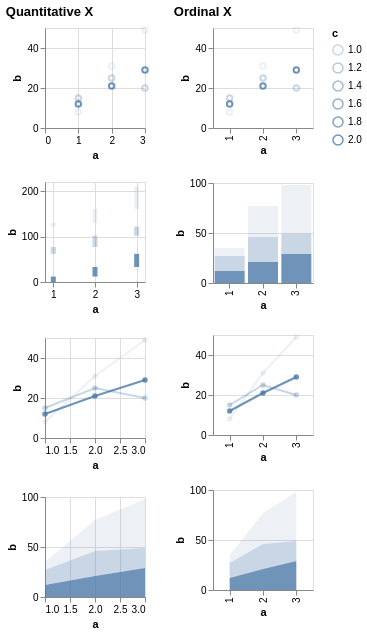

Vega-Lite specification for this chart:
### Vega specification from a JSON file in a GitHub repository (floating-point values rounded to 4 significant figures)
{"$schema": "https://vega.github.io/schema/vega/v6.json", "description": "Testing invalid", "background": "white", "padding": 5, "data": [{"name": "source_0", "values": [{"a": 1, "b": 15, "c": 1}, {"a": 2, "b": 25, "c": 1}, {"a": 3, "b": 20, "c": 1}, {"a": 1, "b": 12, "c": 2}, {"a": 2, "b": 21, "c": 2}, {"a": 3, "b": 29, "c": 2}, {"a": 1, "b": 8, "c": null}, {"a": 2, "b": 31, "c": null}, {"a": 3, "b": 49, "c": null}]}, {"name": "data_0", "source": "source_0", "transform": [{"type": "formula", "expr": "toNumber(datum[\"a\"])", "as": "a"}]}, {"name": "data_1", "source": "data_0", "transform": [{"type": "filter", "expr": "isValid(datum[\"a\"]) && isFinite(+datum[\"a\"]) && isValid(datum[\"b\"]) && isFinite(+datum[\"b\"])"}]}, {"name": "data_2", "source": "data_0", "transform": [{"type": "stack", "groupby": [], "field": "b", "sort": {"field": ["c"], "order": ["descending"]}, "as": ["b_start", "b_end"], "offset": "zero"}, {"type": "filter", "expr": "isValid(datum[\"a\"]) && isFinite(+datum[\"a\"]) && isValid(datum[\"b\"]) && isFinite(+datum[\"b\"])"}]}, {"name": "data_3", "source": "data_0", "transform": [{"type": "impute", "field": "b", "groupby": ["c"], "key": "a", "method": "value", "value": 0}, {"type": "stack", "groupby": ["a"], "field": "b", "sort": {"field": ["c"], "order": ["descending"]}, "as": ["b_start", "b_end"], "offset": "zero"}, {"type": "filter", "expr": "isValid(datum[\"a\"]) && isFinite(+datum[\"a\"]) && isValid(datum[\"b\"]) && isFinite(+datum[\"b\"])"}]}, {"name": "data_4", "source": "data_0", "transform": [{"type": "filter", "expr": "isValid(datum[\"b\"]) && isFinite(+datum[\"b\"])"}]}, {"name": "data_5", "source": "data_0", "transform": [{"type": "stack", "groupby": ["a"], "field": "b", "sort": {"field": ["c"], "order": ["descending"]}, "as": ["b_start", "b_end"], "offset": "zero"}, {"type": "filter", "expr": "isValid(datum[\"b\"]) && isFinite(+datum[\"b\"])"}]}, {"name": "data_6", "source": "data_0", "transform": [{"type": "impute", "field": "b", "groupby": ["c"], "key": "a", "method": "value", "value": 0}, {"type": "stack", "groupby": ["a"], "field": "b", "sort": {"field": ["c"], "order": ["descending"]}, "as": ["b_start", "b_end"], "offset": "zero"}, {"type": "filter", "expr": "isValid(datum[\"b\"]) && isFinite(+datum[\"b\"])"}]}], "signals": [{"name": "childWidth", "value": 100}, {"name": "concat_0_childHeight", "value": 100}, {"name": "concat_1_childHeight", "value": 100}], "layout": {"padding": 20, "bounds": "full", "align": "each"}, "marks": [{"type": "group", "name": "concat_0_group", "title": {"text": "Quantitative X", "anchor": "start"}, "layout": {"padding": 20, "columns": 1, "bounds": "full", "align": "each"}, "marks": [{"type": "group", "name": "concat_0_concat_0_group", "style": "cell", "encode": {"update": {"width": {"signal": "childWidth"}, "height": {"signal": "concat_0_childHeight"}}}, "marks": [{"name": "concat_0_concat_0_marks", "type": "symbol", "style": ["point"], "from": {"data": "data_1"}, "encode": {"update": {"opacity": [{"test": "!isValid(datum[\"c\"]) || !isFinite(+datum[\"c\"])", "value": 0.1}, {"scale": "opacity", "field": "c"}], "fill": {"value": "transparent"}, "stroke": {"value": "#4c78a8"}, "tooltip": {"signal": "{\"a\": format(datum[\"a\"], \"\"), \"b\": format(datum[\"b\"], \"\"), \"c\": format(datum[\"c\"], \"\")}"}, "ariaRoleDescription": {"value": "point"}, "description": {"signal": "\"a: \" + (format(datum[\"a\"], \"\")) + \"; b: \" + (format(datum[\"b\"], \"\")) + \"; c: \" + (format(datum[\"c\"], \"\"))"}, "x": {"scale": "concat_0_concat_0_x", "field": "a"}, "y": {"scale": "concat_0_concat_0_y", "field": "b"}}}}], "axes": [{"scale": "concat_0_concat_0_x", "orient": "bottom", "gridScale": "concat_0_concat_0_y", "grid": true, "tickCount": {"signal": "ceil(childWidth/40)"}, "domain": false, "labels": false, "aria": false, "maxExtent": 0, "minExtent": 0, "ticks": false, "zindex": 0}, {"scale": "concat_0_concat_0_y", "orient": "left", "gridScale": "concat_0_concat_0_x", "grid": true, "tickCount": {"signal": "ceil(concat_0_childHeight/40)"}, "domain": false, "labels": false, "aria": false, "maxExtent": 0, "minExtent": 0, "ticks": false, "zindex": 0}, {"scale": "concat_0_concat_0_x", "orient": "bottom", "grid": false, "title": "a", "labelFlush": true, "labelOverlap": true, "tickCount": {"signal": "ceil(childWidth/40)"}, "zindex": 0}, {"scale": "concat_0_concat_0_y", "orient": "left", "grid": false, "title": "b", "labelOverlap": true, "tickCount": {"signal": "ceil(concat_0_childHeight/40)"}, "zindex": 0}]}, {"type": "group", "name": "concat_0_concat_1_group", "style": "cell", "encode": {"update": {"width": {"signal": "childWidth"}, "height": {"signal": "concat_0_childHeight"}}}, "marks": [{"name": "concat_0_concat_1_marks", "type": "rect", "style": ["bar"], "from": {"data": "data_2"}, "encode": {"update": {"fill": {"value": "#4c78a8"}, "opacity": [{"test": "!isValid(datum[\"c\"]) || !isFinite(+datum[\"c\"])", "value": 0.1}, {"scale": "opacity", "field": "c"}], "tooltip": {"signal": "{\"a\": format(datum[\"a\"], \"\"), \"b\": format(datum[\"b\"], \"\"), \"c\": format(datum[\"c\"], \"\")}"}, "ariaRoleDescription": {"value": "bar"}, "description": {"signal": "\"a: \" + (format(datum[\"a\"], \"\")) + \"; b: \" + (format(datum[\"b\"], \"\")) + \"; c: \" + (format(datum[\"c\"], \"\"))"}, "xc": {"scale": "concat_0_concat_1_x", "field": "a"}, "width": {"value": 5}, "y": {"scale": "concat_0_concat_1_y", "field": "b_end"}, "y2": {"scale": "concat_0_concat_1_y", "field": "b_start"}}}}], "axes": [{"scale": "concat_0_concat_1_x", "orient": "bottom", "gridScale": "concat_0_concat_1_y", "grid": true, "tickCount": {"signal": "ceil(childWidth/40)"}, "domain": false, "labels": false, "aria": false, "maxExtent": 0, "minExtent": 0, "ticks": false, "zindex": 0}, {"scale": "concat_0_concat_1_y", "orient": "left", "gridScale": "concat_0_concat_1_x", "grid": true, "tickCount": {"signal": "ceil(concat_0_childHeight/40)"}, "domain": false, "labels": false, "aria": false, "maxExtent": 0, "minExtent": 0, "ticks": false, "zindex": 0}, {"scale": "concat_0_concat_1_x", "orient": "bottom", "grid": false, "title": "a", "labelFlush": true, "labelOverlap": true, "tickCount": {"signal": "ceil(childWidth/40)"}, "zindex": 0}, {"scale": "concat_0_concat_1_y", "orient": "left", "grid": false, "title": "b", "labelOverlap": true, "tickCount": {"signal": "ceil(concat_0_childHeight/40)"}, "zindex": 0}]}, {"type": "group", "name": "concat_0_concat_2_group", "style": "cell", "encode": {"update": {"width": {"signal": "childWidth"}, "height": {"signal": "concat_0_childHeight"}}}, "marks": [{"name": "concat_0_concat_2_layer_0_pathgroup", "type": "group", "from": {"facet": {"name": "faceted_path_concat_0_concat_2_layer_0_main", "data": "data_1", "groupby": ["c"]}}, "encode": {"update": {"width": {"field": {"group": "width"}}, "height": {"field": {"group": "height"}}}}, "marks": [{"name": "concat_0_concat_2_layer_0_marks", "type": "line", "style": ["line"], "sort": {"field": "x"}, "from": {"data": "faceted_path_concat_0_concat_2_layer_0_main"}, "encode": {"update": {"stroke": {"value": "#4c78a8"}, "opacity": [{"test": "!isValid(datum[\"c\"]) || !isFinite(+datum[\"c\"])", "value": 0.1}, {"scale": "opacity", "field": "c"}], "tooltip": {"signal": "{\"a\": format(datum[\"a\"], \"\"), \"b\": format(datum[\"b\"], \"\"), \"c\": format(datum[\"c\"], \"\")}"}, "description": {"signal": "\"a: \" + (format(datum[\"a\"], \"\")) + \"; b: \" + (format(datum[\"b\"], \"\")) + \"; c: \" + (format(datum[\"c\"], \"\"))"}, "x": {"scale": "concat_0_concat_2_x", "field": "a"}, "y": {"scale": "concat_0_concat_2_y", "field": "b"}}}}]}, {"name": "concat_0_concat_2_layer_1_marks", "type": "symbol", "style": ["point"], "from": {"data": "data_1"}, "encode": {"update": {"opacity": [{"test": "!isValid(datum[\"c\"]) || !isFinite(+datum[\"c\"])", "value": 0.1}, {"scale": "opacity", "field": "c"}], "fill": {"value": "#4c78a8"}, "tooltip": {"signal": "{\"a\": format(datum[\"a\"], \"\"), \"b\": format(datum[\"b\"], \"\"), \"c\": format(datum[\"c\"], \"\")}"}, "ariaRoleDescription": {"value": "point"}, "description": {"signal": "\"a: \" + (format(datum[\"a\"], \"\")) + \"; b: \" + (format(datum[\"b\"], \"\")) + \"; c: \" + (format(datum[\"c\"], \"\"))"}, "x": {"scale": "concat_0_concat_2_x", "field": "a"}, "y": {"scale": "concat_0_concat_2_y", "field": "b"}}}}], "axes": [{"scale": "concat_0_concat_2_x", "orient": "bottom", "gridScale": "concat_0_concat_2_y", "grid": true, "tickCount": {"signal": "ceil(childWidth/40)"}, "domain": false, "labels": false, "aria": false, "maxExtent": 0, "minExtent": 0, "ticks": false, "zindex": 0}, {"scale": "concat_0_concat_2_y", "orient": "left", "gridScale": "concat_0_concat_2_x", "grid": true, "tickCount": {"signal": "ceil(concat_0_childHeight/40)"}, "domain": false, "labels": false, "aria": false, "maxExtent": 0, "minExtent": 0, "ticks": false, "zindex": 0}, {"scale": "concat_0_concat_2_x", "orient": "bottom", "grid": false, "title": "a", "labelFlush": true, "labelOverlap": true, "tickCount": {"signal": "ceil(childWidth/40)"}, "zindex": 0}, {"scale": "concat_0_concat_2_y", "orient": "left", "grid": false, "title": "b", "labelOverlap": true, "tickCount": {"signal": "ceil(concat_0_childHeight/40)"}, "zindex": 0}]}, {"type": "group", "name": "concat_0_concat_3_group", "style": "cell", "encode": {"update": {"width": {"signal": "childWidth"}, "height": {"signal": "concat_0_childHeight"}}}, "marks": [{"name": "concat_0_concat_3_pathgroup", "type": "group", "from": {"facet": {"name": "faceted_path_concat_0_concat_3_main", "data": "data_3", "groupby": ["c"]}}, "encode": {"update": {"width": {"field": {"group": "width"}}, "height": {"field": {"group": "height"}}}}, "marks": [{"name": "concat_0_concat_3_marks", "type": "area", "style": ["area"], "sort": {"field": "x"}, "from": {"data": "faceted_path_concat_0_concat_3_main"}, "encode": {"update": {"orient": {"value": "vertical"}, "fill": {"value": "#4c78a8"}, "opacity": [{"test": "!isValid(datum[\"c\"]) || !isFinite(+datum[\"c\"])", "value": 0.1}, {"scale": "opacity", "field": "c"}], "tooltip": {"signal": "{\"a\": format(datum[\"a\"], \"\"), \"b\": format(datum[\"b\"], \"\"), \"c\": format(datum[\"c\"], \"\")}"}, "description": {"signal": "\"a: \" + (format(datum[\"a\"], \"\")) + \"; b: \" + (format(datum[\"b\"], \"\")) + \"; c: \" + (format(datum[\"c\"], \"\"))"}, "x": {"scale": "concat_0_concat_3_x", "field": "a"}, "y": {"scale": "concat_0_concat_3_y", "field": "b_end"}, "y2": {"scale": "concat_0_concat_3_y", "field": "b_start"}}}}]}], "axes": [{"scale": "concat_0_concat_3_x", "orient": "bottom", "gridScale": "concat_0_concat_3_y", "grid": true, "tickCount": {"signal": "ceil(childWidth/40)"}, "domain": false, "labels": false, "aria": false, "maxExtent": 0, "minExtent": 0, "ticks": false, "zindex": 0}, {"scale": "concat_0_concat_3_y", "orient": "left", "gridScale": "concat_0_concat_3_x", "grid": true, "tickCount": {"signal": "ceil(concat_0_childHeight/40)"}, "domain": false, "labels": false, "aria": false, "maxExtent": 0, "minExtent": 0, "ticks": false, "zindex": 0}, {"scale": "concat_0_concat_3_x", "orient": "bottom", "grid": false, "title": "a", "labelFlush": true, "labelOverlap": true, "tickCount": {"signal": "ceil(childWidth/40)"}, "zindex": 0}, {"scale": "concat_0_concat_3_y", "orient": "left", "grid": false, "title": "b", "labelOverlap": true, "tickCount": {"signal": "ceil(concat_0_childHeight/40)"}, "zindex": 0}]}]}, {"type": "group", "name": "concat_1_group", "title": {"text": "Ordinal X", "anchor": "start"}, "layout": {"padding": 20, "columns": 1, "bounds": "full", "align": "each"}, "marks": [{"type": "group", "name": "concat_1_concat_0_group", "style": "cell", "encode": {"update": {"width": {"signal": "childWidth"}, "height": {"signal": "concat_1_childHeight"}}}, "marks": [{"name": "concat_1_concat_0_marks", "type": "symbol", "style": ["point"], "from": {"data": "data_4"}, "encode": {"update": {"opacity": [{"test": "!isValid(datum[\"c\"]) || !isFinite(+datum[\"c\"])", "value": 0.1}, {"scale": "opacity", "field": "c"}], "fill": {"value": "transparent"}, "stroke": {"value": "#4c78a8"}, "tooltip": {"signal": "{\"a\": isValid(datum[\"a\"]) ? datum[\"a\"] : \"\"+datum[\"a\"], \"b\": format(datum[\"b\"], \"\"), \"c\": format(datum[\"c\"], \"\")}"}, "ariaRoleDescription": {"value": "point"}, "description": {"signal": "\"a: \" + (isValid(datum[\"a\"]) ? datum[\"a\"] : \"\"+datum[\"a\"]) + \"; b: \" + (format(datum[\"b\"], \"\")) + \"; c: \" + (format(datum[\"c\"], \"\"))"}, "x": {"scale": "concat_1_concat_0_x", "field": "a"}, "y": {"scale": "concat_1_concat_0_y", "field": "b"}}}}], "axes": [{"scale": "concat_1_concat_0_y", "orient": "left", "gridScale": "concat_1_concat_0_x", "grid": true, "tickCount": {"signal": "ceil(concat_1_childHeight/40)"}, "domain": false, "labels": false, "aria": false, "maxExtent": 0, "minExtent": 0, "ticks": false, "zindex": 0}, {"scale": "concat_1_concat_0_x", "orient": "bottom", "grid": false, "title": "a", "labelAlign": "right", "labelAngle": 270, "labelBaseline": "middle", "zindex": 0}, {"scale": "concat_1_concat_0_y", "orient": "left", "grid": false, "title": "b", "labelOverlap": true, "tickCount": {"signal": "ceil(concat_1_childHeight/40)"}, "zindex": 0}]}, {"type": "group", "name": "concat_1_concat_1_group", "style": "cell", "encode": {"update": {"width": {"signal": "childWidth"}, "height": {"signal": "concat_1_childHeight"}}}, "marks": [{"name": "concat_1_concat_1_marks", "type": "rect", "style": ["bar"], "from": {"data": "data_5"}, "encode": {"update": {"fill": {"value": "#4c78a8"}, "opacity": [{"test": "!isValid(datum[\"c\"]) || !isFinite(+datum[\"c\"])", "value": 0.1}, {"scale": "opacity", "field": "c"}], "tooltip": {"signal": "{\"a\": isValid(datum[\"a\"]) ? datum[\"a\"] : \"\"+datum[\"a\"], \"b\": format(datum[\"b\"], \"\"), \"c\": format(datum[\"c\"], \"\")}"}, "ariaRoleDescription": {"value": "bar"}, "description": {"signal": "\"a: \" + (isValid(datum[\"a\"]) ? datum[\"a\"] : \"\"+datum[\"a\"]) + \"; b: \" + (format(datum[\"b\"], \"\")) + \"; c: \" + (format(datum[\"c\"], \"\"))"}, "x": {"scale": "concat_1_concat_1_x", "field": "a"}, "width": {"signal": "max(0.25, bandwidth('concat_1_concat_1_x'))"}, "y": {"scale": "concat_1_concat_1_y", "field": "b_end"}, "y2": {"scale": "concat_1_concat_1_y", "field": "b_start"}}}}], "axes": [{"scale": "concat_1_concat_1_y", "orient": "left", "gridScale": "concat_1_concat_1_x", "grid": true, "tickCount": {"signal": "ceil(concat_1_childHeight/40)"}, "domain": false, "labels": false, "aria": false, "maxExtent": 0, "minExtent": 0, "ticks": false, "zindex": 0}, {"scale": "concat_1_concat_1_x", "orient": "bottom", "grid": false, "title": "a", "labelAlign": "right", "labelAngle": 270, "labelBaseline": "middle", "zindex": 0}, {"scale": "concat_1_concat_1_y", "orient": "left", "grid": false, "title": "b", "labelOverlap": true, "tickCount": {"signal": "ceil(concat_1_childHeight/40)"}, "zindex": 0}]}, {"type": "group", "name": "concat_1_concat_2_group", "style": "cell", "encode": {"update": {"width": {"signal": "childWidth"}, "height": {"signal": "concat_1_childHeight"}}}, "marks": [{"name": "concat_1_concat_2_layer_0_pathgroup", "type": "group", "from": {"facet": {"name": "faceted_path_concat_1_concat_2_layer_0_main", "data": "data_4", "groupby": ["c"]}}, "encode": {"update": {"width": {"field": {"group": "width"}}, "height": {"field": {"group": "height"}}}}, "marks": [{"name": "concat_1_concat_2_layer_0_marks", "type": "line", "style": ["line"], "sort": {"field": "x"}, "from": {"data": "faceted_path_concat_1_concat_2_layer_0_main"}, "encode": {"update": {"stroke": {"value": "#4c78a8"}, "opacity": [{"test": "!isValid(datum[\"c\"]) || !isFinite(+datum[\"c\"])", "value": 0.1}, {"scale": "opacity", "field": "c"}], "tooltip": {"signal": "{\"a\": isValid(datum[\"a\"]) ? datum[\"a\"] : \"\"+datum[\"a\"], \"b\": format(datum[\"b\"], \"\"), \"c\": format(datum[\"c\"], \"\")}"}, "description": {"signal": "\"a: \" + (isValid(datum[\"a\"]) ? datum[\"a\"] : \"\"+datum[\"a\"]) + \"; b: \" + (format(datum[\"b\"], \"\")) + \"; c: \" + (format(datum[\"c\"], \"\"))"}, "x": {"scale": "concat_1_concat_2_x", "field": "a"}, "y": {"scale": "concat_1_concat_2_y", "field": "b"}}}}]}, {"name": "concat_1_concat_2_layer_1_marks", "type": "symbol", "style": ["point"], "from": {"data": "data_4"}, "encode": {"update": {"opacity": [{"test": "!isValid(datum[\"c\"]) || !isFinite(+datum[\"c\"])", "value": 0.1}, {"scale": "opacity", "field": "c"}], "fill": {"value": "#4c78a8"}, "tooltip": {"signal": "{\"a\": isValid(datum[\"a\"]) ? datum[\"a\"] : \"\"+datum[\"a\"], \"b\": format(datum[\"b\"], \"\"), \"c\": format(datum[\"c\"], \"\")}"}, "ariaRoleDescription": {"value": "point"}, "description": {"signal": "\"a: \" + (isValid(datum[\"a\"]) ? datum[\"a\"] : \"\"+datum[\"a\"]) + \"; b: \" + (format(datum[\"b\"], \"\")) + \"; c: \" + (format(datum[\"c\"], \"\"))"}, "x": {"scale": "concat_1_concat_2_x", "field": "a"}, "y": {"scale": "concat_1_concat_2_y", "field": "b"}}}}], "axes": [{"scale": "concat_1_concat_2_y", "orient": "left", "gridScale": "concat_1_concat_2_x", "grid": true, "tickCount": {"signal": "ceil(concat_1_childHeight/40)"}, "domain": false, "labels": false, "aria": false, "maxExtent": 0, "minExtent": 0, "ticks": false, "zindex": 0}, {"scale": "concat_1_concat_2_x", "orient": "bottom", "grid": false, "title": "a", "labelAlign": "right", "labelAngle": 270, "labelBaseline": "middle", "zindex": 0}, {"scale": "concat_1_concat_2_y", "orient": "left", "grid": false, "title": "b", "labelOverlap": true, "tickCount": {"signal": "ceil(concat_1_childHeight/40)"}, "zindex": 0}]}, {"type": "group", "name": "concat_1_concat_3_group", "style": "cell", "encode": {"update": {"width": {"signal": "childWidth"}, "height": {"signal": "concat_1_childHeight"}}}, "marks": [{"name": "concat_1_concat_3_pathgroup", "type": "group", "from": {"facet": {"name": "faceted_path_concat_1_concat_3_main", "data": "data_6", "groupby": ["c"]}}, "encode": {"update": {"width": {"field": {"group": "width"}}, "height": {"field": {"group": "height"}}}}, "marks": [{"name": "concat_1_concat_3_marks", "type": "area", "style": ["area"], "sort": {"field": "x"}, "from": {"data": "faceted_path_concat_1_concat_3_main"}, "encode": {"update": {"orient": {"value": "vertical"}, "fill": {"value": "#4c78a8"}, "opacity": [{"test": "!isValid(datum[\"c\"]) || !isFinite(+datum[\"c\"])", "value": 0.1}, {"scale": "opacity", "field": "c"}], "tooltip": {"signal": "{\"a\": isValid(datum[\"a\"]) ? datum[\"a\"] : \"\"+datum[\"a\"], \"b\": format(datum[\"b\"], \"\"), \"c\": format(datum[\"c\"], \"\")}"}, "description": {"signal": "\"a: \" + (isValid(datum[\"a\"]) ? datum[\"a\"] : \"\"+datum[\"a\"]) + \"; b: \" + (format(datum[\"b\"], \"\")) + \"; c: \" + (format(datum[\"c\"], \"\"))"}, "x": {"scale": "concat_1_concat_3_x", "field": "a"}, "y": {"scale": "concat_1_concat_3_y", "field": "b_end"}, "y2": {"scale": "concat_1_concat_3_y", "field": "b_start"}}}}]}], "axes": [{"scale": "concat_1_concat_3_y", "orient": "left", "gridScale": "concat_1_concat_3_x", "grid": true, "tickCount": {"signal": "ceil(concat_1_childHeight/40)"}, "domain": false, "labels": false, "aria": false, "maxExtent": 0, "minExtent": 0, "ticks": false, "zindex": 0}, {"scale": "concat_1_concat_3_x", "orient": "bottom", "grid": false, "title": "a", "labelAlign": "right", "labelAngle": 270, "labelBaseline": "middle", "zindex": 0}, {"scale": "concat_1_concat_3_y", "orient": "left", "grid": false, "title": "b", "labelOverlap": true, "tickCount": {"signal": "ceil(concat_1_childHeight/40)"}, "zindex": 0}]}]}], "scales": [{"name": "opacity", "type": "linear", "domain": {"fields": [{"data": "data_1", "field": "c"}, {"data": "data_2", "field": "c"}, {"data": "data_3", "field": "c"}, {"data": "data_4", "field": "c"}, {"data": "data_5", "field": "c"}, {"data": "data_6", "field": "c"}]}, "range": [0.3, 0.8], "zero": false}, {"name": "concat_0_concat_0_x", "type": "linear", "domain": {"data": "data_1", "field": "a"}, "range": [0, {"signal": "childWidth"}], "nice": true, "zero": true}, {"name": "concat_0_concat_0_y", "type": "linear", "domain": {"data": "data_1", "field": "b"}, "range": [{"signal": "concat_0_childHeight"}, 0], "nice": true, "zero": true}, {"name": "concat_0_concat_1_x", "type": "linear", "domain": {"data": "data_2", "field": "a"}, "range": [0, {"signal": "childWidth"}], "nice": true, "zero": false, "padding": 5}, {"name": "concat_0_concat_1_y", "type": "linear", "domain": {"data": "data_2", "fields": ["b_start", "b_end"]}, "range": [{"signal": "concat_0_childHeight"}, 0], "nice": true, "zero": true}, {"name": "concat_0_concat_2_x", "type": "linear", "domain": {"data": "data_1", "field": "a"}, "range": [0, {"signal": "childWidth"}], "nice": true, "zero": false}, {"name": "concat_0_concat_2_y", "type": "linear", "domain": {"data": "data_1", "field": "b"}, "range": [{"signal": "concat_0_childHeight"}, 0], "nice": true, "zero": true}, {"name": "concat_0_concat_3_x", "type": "linear", "domain": {"data": "data_3", "field": "a"}, "range": [0, {"signal": "childWidth"}], "nice": true, "zero": false}, {"name": "concat_0_concat_3_y", "type": "linear", "domain": {"data": "data_3", "fields": ["b_start", "b_end"]}, "range": [{"signal": "concat_0_childHeight"}, 0], "nice": true, "zero": true}, {"name": "concat_1_concat_0_x", "type": "point", "domain": {"data": "data_4", "field": "a", "sort": true}, "range": [0, {"signal": "childWidth"}], "padding": 0.5}, {"name": "concat_1_concat_0_y", "type": "linear", "domain": {"data": "data_4", "field": "b"}, "range": [{"signal": "concat_1_childHeight"}, 0], "nice": true, "zero": true}, {"name": "concat_1_concat_1_x", "type": "band", "domain": {"data": "data_5", "field": "a", "sort": true}, "range": [0, {"signal": "childWidth"}], "paddingInner": 0.1, "paddingOuter": 0.05}, {"name": "concat_1_concat_1_y", "type": "linear", "domain": {"data": "data_5", "fields": ["b_start", "b_end"]}, "range": [{"signal": "concat_1_childHeight"}, 0], "nice": true, "zero": true}, {"name": "concat_1_concat_2_x", "type": "point", "domain": {"data": "data_4", "field": "a", "sort": true}, "range": [0, {"signal": "childWidth"}], "padding": 0.5}, {"name": "concat_1_concat_2_y", "type": "linear", "domain": {"data": "data_4", "field": "b"}, "range": [{"signal": "concat_1_childHeight"}, 0], "nice": true, "zero": true}, {"name": "concat_1_concat_3_x", "type": "point", "domain": {"data": "data_6", "field": "a", "sort": true}, "range": [0, {"signal": "childWidth"}], "padding": 0.5}, {"name": "concat_1_concat_3_y", "type": "linear", "domain": {"data": "data_6", "fields": ["b_start", "b_end"]}, "range": [{"signal": "concat_1_childHeight"}, 0], "nice": true, "zero": true}], "legends": [{"opacity": "opacity", "symbolType": "circle", "title": "c", "encode": {"symbols": {"update": {"fill": {"value": "transparent"}, "stroke": {"value": "#4c78a8"}}}}}], "config": {"mark": {"tooltip": true}}}
